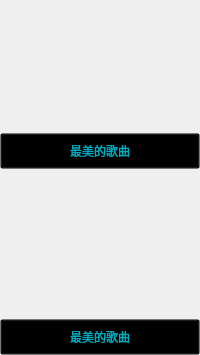
<?xml version="1.0" encoding="UTF-8"?>
<ui version="4.0">
 <class>PicWallItem</class>
 <widget class="QWidget" name="PicWallItem">
  <property name="geometry">
   <rect>
    <x>0</x>
    <y>0</y>
    <width>200</width>
    <height>355</height>
   </rect>
  </property>
  <property name="minimumSize">
   <size>
    <width>150</width>
    <height>150</height>
   </size>
  </property>
  <property name="maximumSize">
   <size>
    <width>16777215</width>
    <height>16777215</height>
   </size>
  </property>
  <property name="windowTitle">
   <string>Form</string>
  </property>
  <layout class="QHBoxLayout" name="horizontalLayout">
   <property name="spacing">
    <number>0</number>
   </property>
   <property name="leftMargin">
    <number>0</number>
   </property>
   <property name="topMargin">
    <number>0</number>
   </property>
   <property name="rightMargin">
    <number>0</number>
   </property>
   <property name="bottomMargin">
    <number>0</number>
   </property>
   <item>
    <layout class="QVBoxLayout" name="verticalLayout_3">
     <property name="spacing">
      <number>0</number>
     </property>
     <item>
      <layout class="QVBoxLayout" name="verticalLayout">
       <item>
        <widget class="QLabel" name="label_wallitem1">
         <property name="minimumSize">
          <size>
           <width>200</width>
           <height>133</height>
          </size>
         </property>
         <property name="text">
          <string/>
         </property>
        </widget>
       </item>
       <item>
        <widget class="QPushButton" name="pushButton_wall_title1">
         <property name="minimumSize">
          <size>
           <width>0</width>
           <height>36</height>
          </size>
         </property>
         <property name="styleSheet">
          <string notr="true">QPushButton
{
background-color:transparent;
color:#00aabf;
font-size:12px;
}
QPushButton:hover
{
color:#00aabf;
font-size:14px;
}
</string>
         </property>
         <property name="text">
          <string>最美的歌曲</string>
         </property>
        </widget>
       </item>
      </layout>
     </item>
     <item>
      <layout class="QVBoxLayout" name="verticalLayout_2">
       <item>
        <widget class="QLabel" name="label_wallitem2">
         <property name="minimumSize">
          <size>
           <width>0</width>
           <height>180</height>
          </size>
         </property>
         <property name="text">
          <string/>
         </property>
        </widget>
       </item>
       <item>
        <widget class="QPushButton" name="pushButton_wall_title2">
         <property name="minimumSize">
          <size>
           <width>0</width>
           <height>36</height>
          </size>
         </property>
         <property name="styleSheet">
          <string notr="true">QPushButton
{
background-color:transparent;
color:#00aabf;
font-size:12px;
}
QPushButton:hover
{
color:#00aabf;
font-size:14px;
}
</string>
         </property>
         <property name="text">
          <string>最美的歌曲</string>
         </property>
        </widget>
       </item>
      </layout>
     </item>
    </layout>
   </item>
  </layout>
 </widget>
 <resources/>
 <connections/>
</ui>
